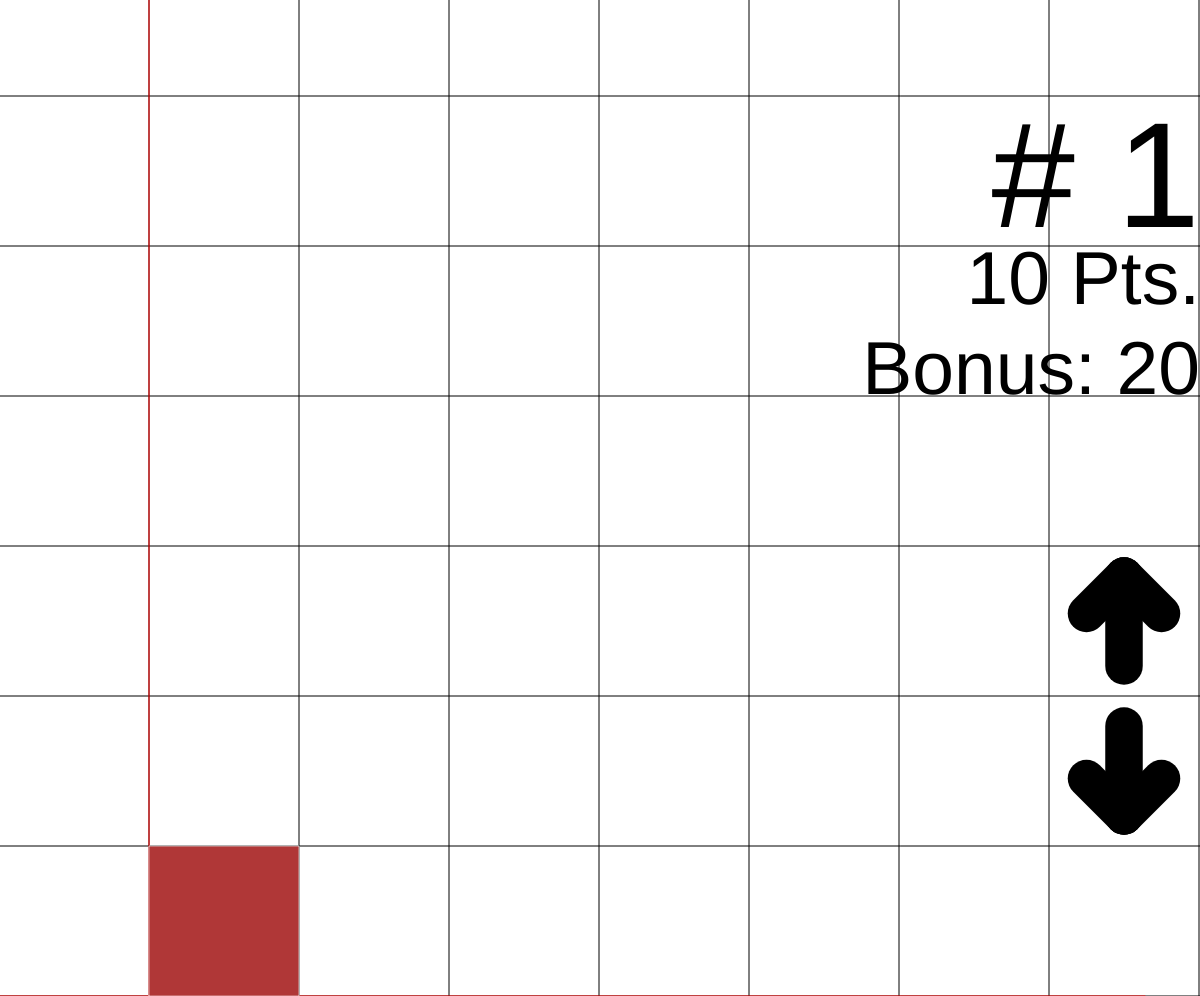
Frame 1 (no input)
Frame 60 (no input): identical to frame 1, image omitted
Frame 120 (the mouse pressed at the canvas centre since frame 60): identical to frame 1, image omitted

The p5.js sketch that drew this single still picture (run headless with seeded random() and noise() and a simulated clock; from frame 60 on, the mouse is pressed at the canvas centre):

// p5.js sketch
// ── sketch.js
let list = [];
let globalScale = 135;
let sep = 0.0;
let num = 0;

let positionUp;
let positionDown;

let last;
let lastMouse;

let upCol;
let downCol;

let json = [];

document.addEventListener('contextmenu', event => event.preventDefault());

function setup() {
  createCanvas(windowWidth, windowHeight - 4);
  frameRate(30);
  globalScale = min(height / 6, width / 8);
  colorMode(RGB);

  last = millis();
  lastMouse = createVector(mouseX, mouseY);

  upCol = color(0);
  downCol = color(0);

  textAlign(RIGHT, TOP);

  list.push(new Arragement(1));
  list[0].add(new Carrer(0, 0), 0, 1);
  // num = 0;

  list.push(new Arragement(1));
  list[1].add(new RectangleGrand(0, 0), 90, 1);
  // num = 1;

  list.push(new Arragement(1));
  list[2].add(new TrapesePetit(0, 0), -90, -1);
  list[2].add(new TrapesePetit(1 + sep, 0), -90, 1);
  // num = 2;

  list.push(new Arragement(1));
  list[3].add(new TrapesePetit(0, 0), 0, 1);
  list[3].add(new TrapesePetit(2 + sep, 0), 0, -1);
  // num = 3;

  list.push(new Arragement(1));
  list[4].add(new Carrer(0, 0), 0, 1);
  list[4].add(new Carrer(1 + sep, 0), 0, 1);
  list[4].add(new Triangle(0, 1 + sep), 0, 1);
  // num = 4;

  list.push(new Arragement(2));
  list[5].add(new Carrer(0, 0), 0, 1);
  list[5].add(new Carrer(4.0 / 3.0, 0), 0, 1);
  list[5].add(new Carrer(2.0 / 3.0, 1 + sep), 0, 1);
  // num = 5;

  list.push(new Arragement(2));
  list[6].add(new Carrer(0, 0), 0, 1);
  list[6].add(new Carrer(3, 0), 0, 1);
  list[6].add(new RectangleGrand(0, 1 + sep), 0, 1);
  // num = 6;

  list.push(new Arragement(2));
  list[7].add(new RectanglePetit(0, 0), 90, 1);
  list[7].add(new Triangle(-0.5, 3 + sep), 0, 1);
  // num = 7;

  list.push(new Arragement(2));
  list[8].add(new Carrer(0, 0), 0, 1);
  list[8].add(new Carrer(1.0 + 1.0 / 3.0, 0), 0, 1);
  list[8].add(new Carrer(2.0 / 3.0, 1 + sep), 0, 1);
  list[8].add(new Triangle(2.0 / 3.0 - 0.5, 2 + 2 * sep), 0, 1);
  // num = 8;

  list.push(new Arragement(2));
  list[9].add(new TrapesePetit(0, 0), 0, 1);
  list[9].add(new TrapesePetit(2 + sep, 0), 0, -1);
  list[9].add(new Triangle(1 + sep / 2, 1 + sep), 0, 1);
  // num = 9;

  list.push(new Arragement(2));
  list[10].add(new RectangleGrand(0, 0), 0, 1);
  list[10].add(new Carrer(0, 1 + sep), 0, 1);
  list[10].add(new Carrer(3, 1 + sep), 0, 1);
  list[10].add(new RectanglePetit(0.5, 2 + 2 * sep), 0, 1);
  // num = 10;

  list.push(new Arragement(2));
  list[11].add(new RectanglePetit(0, 0), 0, 1);
  list[11].add(new Carrer(0.5, 1 + sep), 0, 1);
  list[11].add(new Carrer(1.5, 1 + sep), 0, 1);
  list[11].add(new RectangleGrand(-0.5, 2 + 2 * sep), 0, 1);
  // num = 11;

  list.push(new Arragement(3));
  list[12].add(new RectanglePetit(0, 0), 0, 1);
  list[12].add(new RectanglePetit(0, 1 + sep), 90, 1);
  list[12].add(new Triangle(1 + sep, 1 + sep), 135, 1);
  // num = 12;

  list.push(new Arragement(3));
  list[13].add(new TrapesePetit(0, 0), -90, -1);
  list[13].add(new TrapesePetit(3, 0), -90, 1);
  list[13].add(new RectangleGrand(0, 2 + sep), 0, 1);
  list[13].add(new Carrer(1.5, 3 + 2 * sep), 0, 1);
  // num = 13;

  list.push(new Arragement(3));
  list[14].add(new Triangle(0, 0), 0, 1);
  list[14].add(new Triangle(2 + sep, 0), 0, 1);
  list[14].add(new RectanglePetit(0.5 + sep / 2, 1 + sep), 0, 1);
  // num = 14;

  list.push(new Arragement(3));
  list[15].add(new TrapesePetit(0, 0), 180, -1);
  list[15].add(new Carrer(2 + sep, 0), 0, 1);
  list[15].add(new Carrer(1, 1 + sep), 0, 1);
  list[15].add(new TrapesePetit(2 + sep, 1 + sep), 0, -1);
  list[15].add(new Triangle(1, 2 + 2 * sep), 0, 1);
  // num = 15;

  list.push(new Arragement(3));
  list[16].add(new TrapesePetit(0, 0), -90, -1);
  list[16].add(new RectangleGrand(1 + sep, 0), 90, 1);
  list[16].add(new TrapesePetit(2 + 2 * sep, 0), -90, 1);
  list[16].add(new Triangle(0.5, 4 + sep), 0, 1);
  // num = 16;

  list.push(new Arragement(5));
  list[17].add(new TrapesePetit(0, 0), -90, -1);
  list[17].add(new TrapesePetit(2, 0), -90, 1);
  list[17].add(new RectanglePetit(0, 2 + sep), 0, 1);
  list[17].add(new Carrer(1, 3 + 2 * sep), 0, 1);
  list[17].add(new Triangle(0.5, 4 + 3 * sep), 0, 1);
  // num = 17;

  list.push(new Arragement(4));
  list[18].add(new Carrer(0, 0), 0, 1);
  list[18].add(new Carrer(1 + sep, 0), 0, 1);
  list[18].add(new RectanglePetit(-0.5, 1 + sep), 0, 1);
  list[18].add(new RectangleGrand(-1, 2 + 2 * sep), 0, 1);
  list[18].add(new RectanglePetit(-0.5, 3 + 3 * sep), 0, 1);
  list[18].add(new Triangle(0, 4 + 4 * sep), 0, 1);
  // num = 18;

  list.push(new Arragement(4));
  list[19].add(new RectanglePetit(0, 0), 90, 1);
  list[19].add(new Carrer(1 + sep, 0), 0, 1);
  list[19].add(new RectanglePetit(2 + 2 * sep, 0), 90, 1);
  list[19].add(new TrapeseGrand(-0.5 + sep / 3, 3 + sep), 0, 1);
  list[19].add(new Triangle(0.5 + sep / 3, 4 + 2 * sep), 0, 1);
  // num = 19;

  list.push(new Arragement(5));
  list[20].add(new TrapesePetit(0, 0), -90, -1);
  list[20].add(new TrapesePetit(3, 0), -90, 1);
  list[20].add(new RectangleGrand(0, 2 + sep), 0, 1);
  list[20].add(new Carrer(0.5, 3 + 2 * sep), 0, 1);
  list[20].add(new Carrer(2.5, 3 + 2 * sep), 0, 1);
  list[20].add(new RectanglePetit(0.5, 4 + 3 * sep), 0, 1);
  list[20].add(new Triangle(1, 5 + 4 * sep), 0, 1);
  // num = 20;

  list.push(new Arragement(4));
  list[21].add(new RectanglePetit(0, 0), 0, 1);
  list[21].add(new Carrer(0.5, 1 + sep), 0, 1);
  list[21].add(new Carrer(1.5, 1 + sep), 0, 1);
  list[21].add(new RectangleGrand(-0.5, 2 + 2 * sep), 0, 1);
  list[21].add(new TrapesePetit(-0.5 - sep / 3, 3 + 3 * sep), 0, 1);
  list[21].add(new TrapesePetit(1.5 + 2 * sep / 3, 3 + 3 * sep), 0, -1);
  list[21].add(new Triangle(0.5, 4 + 4 * sep), 0, 1);
  // num = 21;

  list.push(new Arragement(6));
  list[22].add(new Triangle(0, 0), 0, 1);
  list[22].add(new TrapesePetit(2 + sep, 0), 0, 1);
  list[22].add(new Carrer(4 + 2 * sep, 0), 0, 1);
  list[22].add(new TrapesePetit(3 + sep, 1 + sep), 0, -1);
  list[22].add(new RectangleGrand(1 + sep, 2 + 2 * sep), 0, 1);
  list[22].add(new Triangle(1 + sep, 3 + 3 * sep), 0, 1);
  list[22].add(new RectanglePetit(3 + 2 * sep, 3 + 3 * sep), 90, 1);
  // num = 22;

  list.push(new Arragement(6));
  list[23].add(new RectanglePetit(0, 0), 90, 1);
  list[23].add(new Carrer(1 + sep, 0), 0, 1);
  list[23].add(new RectanglePetit(2 + 2 * sep, 0), 90, 1);
  list[23].add(new TrapeseGrand(-0.5 + sep / 3, 3 + sep), 0, 1);
  list[23].add(new RectangleGrand(-0.5 + sep / 3, 4 + 2 * sep), 0, 1);
  list[23].add(new Carrer(-0.5, 5 + 3 * sep), 0, 1);
  list[23].add(new Triangle(0.5 + sep / 3, 5 + 3 * sep), 0, 1);
  list[23].add(new Carrer(2.5 + sep, 5 + 3 * sep), 0, 1);
  // num = 23;

  list.push(new Arragement(6));
  list[24].add(new RectangleGrand(0, 0), 90, 1);
  list[24].add(new Carrer(1 + sep, 0), 0, 1);
  list[24].add(new RectanglePetit(2 + 2 * sep, 0), 90, 1);
  list[24].add(new TrapesePetit(3 + 3 * sep, 0), -90, 1);
  list[24].add(new Carrer(4 + 4 * sep, 0), 0, 1);
  list[24].add(new RectanglePetit(1 + sep, 1 + sep), 90, 1);
  list[24].add(new TrapesePetit(3 + 4 * sep, 1 + sep), 180, -1);
  list[24].add(new Triangle(3 + 4 * sep, 2 + 2 * sep), 0, 1);
  list[24].add(new Carrer(0, 4 + sep), 0, 1);
  list[24].add(new Triangle(-0.5, 5 + 2 * sep), 0, 1);
  // num = 24;

  /*for (let i = 0; i < list.length; i++) {
    list[i].mult(globalScale);
  }*/

  for (let i = 0; i < list.length; i++) {
    json.push(list[i].getInfo());
  }

  // saveJSONArray(json, "info.json");
  console.log("Pour sauvegarder les donner en format json écriver: saveData()");

  positionUp = createVector(0, 0);
  collisionUp = createVector(0, 0);

  positionDown = createVector(0, 0);
  collisionDown = createVector(0, 0);

  onUpdate();
}

function saveData() {
  saveJSONArray(json, "data.json");
}

function windowResized() {
  resizeCanvas(windowWidth, windowHeight - 4);
  globalScale = min(height / 6, width / 8);
  onUpdate();
}

function draw() {
  tick();
}

function tick() {
  let elapsed = millis() - last;

  lastMouse.set(mouseX, mouseY);

  let distUp = createVector(mouseX - positionUp.x, mouseY - positionUp.y);
  let distDown = createVector(mouseX - positionDown.x, mouseY - positionDown.y);

  let can = (elapsed > 100);

  if (collision(distUp) && can) {
    if (upCol['levels'][0] == 0) {
      cursor('pointer');
      upCol = color(100);
      downCol = color(0);
      onUpdate();
    }
  } else if (collision(distDown) && can) {
    if (downCol['levels'][0] == 0) {
      cursor('pointer');
      upCol = color(0);
      downCol = color(100);
      onUpdate();
    }
  } else if (upCol['levels'][0] + downCol['levels'][0] >= 100) {
    cursor('default');
    upCol = color(0);
    downCol = color(0);
    onUpdate();
  }
}

function drawUp() {
  push();
  stroke(upCol);
  strokeWeight(globalScale / 4);
  translate(positionUp.x + globalScale * 0.5, positionUp.y + globalScale * 0.2);

  line(0, 0, 0, globalScale * 0.6);
  line(0, 0, -globalScale / 4, globalScale / 4);
  line(0, 0, globalScale / 4, globalScale / 4);
  pop();
}

function drawDown() {
  push();
  stroke(downCol);
  strokeWeight(globalScale / 4);
  translate(positionDown.x + globalScale * 0.5, positionDown.y + globalScale * 0.2);

  line(0, 0, 0, globalScale * 0.6);
  translate(0, globalScale * 0.6);
  line(0, 0, -globalScale / 4, -globalScale / 4);
  line(0, 0, globalScale / 4, -globalScale / 4);
  pop();
}

function onUpdate() {
  background(255);

  positionUp.set(width - width % globalScale - globalScale - 1, (height / 2) + ((height / 2.0) % globalScale));
  positionDown.set(positionUp.x, positionUp.y + globalScale);

  push();
  fill(0);
  translate(width - width % globalScale, (height % globalScale) + globalScale * 0.1);

  textSize(globalScale);
  text("# " + (num + 1), 0, 0);

  textSize(globalScale / 2);
  text(list[num].points + " Pts.", 0, globalScale * 0.9);
  text("Bonus: " + list[num].pointsDifficulter, 0, globalScale * 1.5);
  pop();

  drawUp();
  drawDown();

  push();
  stroke(0);
  for (let x = -1; x < width; x += globalScale) {
    line(x, 0, x, height);
  }

  for (let y = height; y >= 0; y -= globalScale) {
    line(0, y, width, y);
  }
  pop();

  push();
  translate(globalScale - 1, height);
  stroke(255, 0, 0);
  line(0, -width, 0, width);
  line(-height, 0, height, 0);

  scale(globalScale, globalScale);
  strokeWeight(1 / globalScale);
  list[num].display();
  pop();
}

function keyPressed() {
  switch (keyCode) {
    case UP_ARROW:
    case RIGHT_ARROW:
      plus();
      break;
    case DOWN_ARROW:
    case LEFT_ARROW:
      moins();
      break;
  }
}

function mousePressed() {
  tick();
  let distUp = createVector(mouseX - positionUp.x, mouseY - positionUp.y);
  let distDown = createVector(mouseX - positionDown.x, mouseY - positionDown.y);

  if (collision(distUp) && upCol['levels'][0] >= 100) {
    upCol = color(0);
    last = millis();
    plus();
  } else if (collision(distDown) && downCol['levels'][0] >= 100) {
    downCol = color(0);
    last = millis();

    moins();
  }
}

function collision(vec) {
  return vec.x >= 0 && vec.y >= 0 && vec.x < globalScale && vec.y < globalScale;
}

function plus() {
  num++;
  num %= list.length;
  onUpdate();
}

function moins() {
  num--;
  if (num < 0) {
    num = list.length - 1;
  }
  onUpdate();
}
// ── Arragement.js
class Arragement {
  constructor(difficulter) {
    this.listBlock = [];
    this.points = 0;
    this.pointsDifficulter = evaluation(difficulter);
  }

  display() {
    for (let i = 0; i < this.listBlock.length; i++) {
      this.listBlock[i].display();
    }
  }

  add(block, rotation, inverse) {
    this.points += block.points;
    block.rotate(rotation, inverse);
    this.listBlock.push(block);
  }

  mult(mult) {
    for (let i = 0; i < this.listBlock.length; i++) {
      this.listBlock[i].mult(mult);
    }
  }

  getInfo() {
    this.json = [];

    for (let i = 0; i < this.listBlock.length; i++) {
      this.json.push(this.listBlock[i].getInfo());
    }

    return this.json;
  }
}

function evaluation(difficulter) {
  switch (difficulter) {
    case 1: return 20;
    case 2: return 30;
    case 3: return 45;
    case 4: return 60;
    case 5: return 100;
    case 6: return 200;
  }
}
// ── BlockType.js
class BlockType {
  constructor(x, y, name) {
    this.dots = [];
    this.position = createVector(x, y);
    this.pos = createVector(x, y);
    this.name = name;
    this.col = color(155, 0, 0, 200);
    this.multi = 1;
    this.rotation = 0;
    this.inverse = 1;
    this.points = 0;
    this.average = createVector(0, 0);
  }

  display() {
    push();
    stroke(255, 255, 255, 200);
    fill(this.col);
    translate(this.position.x, -this.position.y);

    beginShape();
    for (let i = 0; i < this.dots.length; i++) {
      vertex(this.dots[i].x, -this.dots[i].y);
    }
    endShape(CLOSE);

    translate(this.average.x, -this.average.y * 5);
    stroke(0);
    fill(0);
    textSize(100);
    text("a", 0, 0);

    pop();
  }

  add(x, y) {
    this.dots.push(createVector(x, y));
  }

  mult(mult) {
    this.position.div(this.multi);
    this.position.mult(mult);

    for (let i = 0; i < this.dots.length; i++) {
      this.dots[i].div(this.multi);
      this.dots[i].mult(mult);
    }

    this.multi = mult;
  }

  rotate(rotation, inverse) {
    let smallest = createVector(0, 0);

    for (let i = 0; i < this.dots.length; i++) {
      let angle = radians(rotation) + this.dots[i].heading();
      let multVector = createVector(cos(angle), sin(angle));

      let mag = this.dots[i].mag();

      this.dots[i].set(multVector.x, multVector.y);
      this.dots[i].setMag(mag);

      this.dots[i].x *= inverse;

      if (this.dots[i].x < smallest.x) {
        smallest.set(this.dots[i].x, smallest.y);
      }

      if (this.dots[i].y < smallest.y) {
        smallest.set(smallest.x, this.dots[i].y);
      }
    }

    for (let i = 0; i < this.dots.length; i++) {
      this.dots[i].sub(smallest.x, smallest.y);

      this.dots[i].x *= 1000.0;
      this.dots[i].x = round(this.dots[i].x);
      this.dots[i].x /= 1000.0;
    }

    this.rotation = rotation;
    this.inverse = inverse;

    this.pos = createVector(this.position.x, this.position.y);
    this.average = createVector(0, 0);

    for (let i = 0; i < this.dots.length; i++) {
      this.average.add(this.dots[i]);
    }
    this.average.div(this.dots.length);

    this.average.div(this.multi);
    this.pos.div(this.multi);

    this.pos.x += this.average.x - 0.5;

    this.pos.x *= 1000.0;
    this.pos.x = round(this.pos.x);
    this.pos.x /= 1000.0;

    this.position.set(this.pos.x, this.pos.y);
    this.position.x -= this.average.x - 0.5;
  }

  getInfo() {
    this.json = {
      "type": this.name,
      "position": {
        "x": this.pos.x,
        "y": this.pos.y
      },
      "rotation": int(this.rotation),
      "orientation": int(this.inverse)
    };

    return this.json;
  }
}

// ── Carrer.js
class Carrer extends BlockType {
  constructor(x, y) {
    super(x, y, "r1");
    this.add(0, 0);
    this.add(0, 1);
    this.add(1, 1);
    this.add(1, 0);
    this.col = color(155, 0, 0, 200);
    this.points = 10;
  }
}

// ── RectangleGrand.js
class RectangleGrand extends BlockType {
  constructor(x, y) {
    super(x, y, "r4");
    this.add(0, 0);
    this.add(0, 1);
    this.add(4, 1);
    this.add(4, 0);
    this.col = color(0, 155, 0, 200);
    this.points = 40;
  }
}

// ── RectanglePetit.js
class RectanglePetit extends BlockType {
  constructor(x, y) {
    super(x, y, "r3");
    this.add(0, 0);
    this.add(0, 1);
    this.add(3, 1);
    this.add(3, 0);
    this.col = color(0, 0, 155, 200);
    this.points = 30;
  }
}

// ── TrapeseGrand.js
class TrapeseGrand extends BlockType {
  constructor(x, y) {
    super(x, y, "t1+r2+t1");
    this.add(0, 0);
    this.add(1, 1);
    this.add(3, 1);
    this.add(4, 0);
    this.col = color(155, 0, 155, 200);
    this.points = 50;
  }
}

// ── TrapesePetit.js
class TrapesePetit extends BlockType {
  constructor(x, y) {
    super(x, y, "t1+r1");
    this.add(0, 0);
    this.add(1, 1);
    this.add(2, 1);
    this.add(2, 0);
    this.col = color(155, 155, 0, 200);
    this.points = 25;
  }
}

// ── Triangle.js
class Triangle extends BlockType {
  constructor(x, y) {
    super(x, y, "t2");
    this.add(0, 0);
    this.add(1, 1);
    this.add(2, 0);
    this.col = color(0, 155, 155, 200);
    this.points = 35;
  }
}
